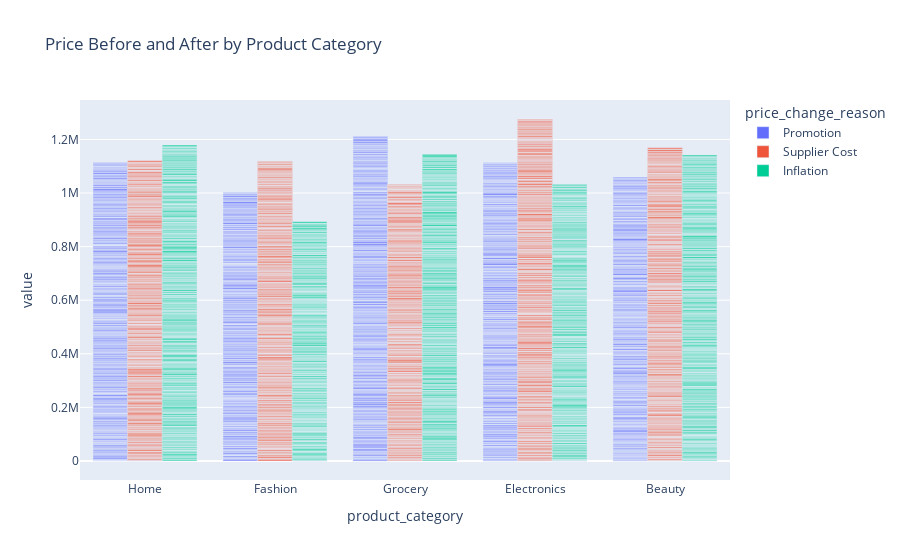
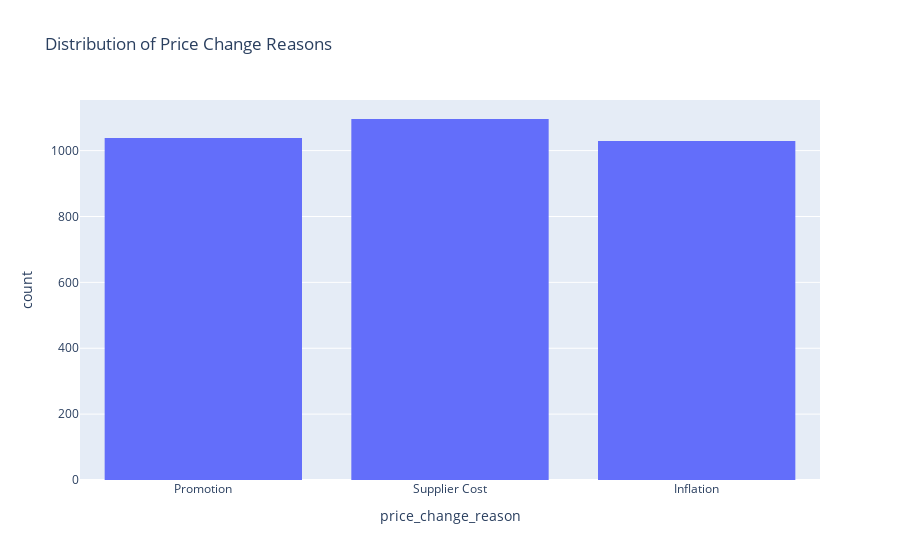
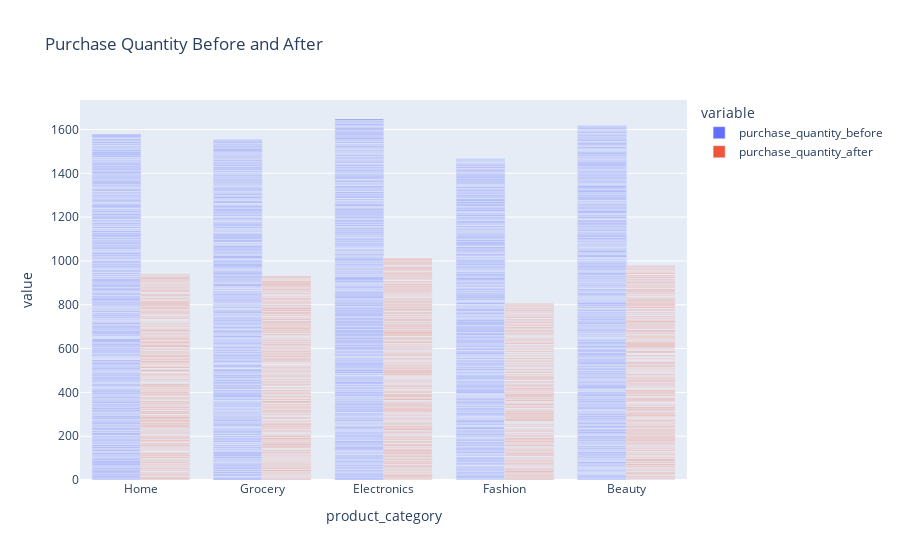

The cell these charts' notebook holds for them, in order:
### Code cell
fig_price_change = px.bar(
    df,
    x='product_category',
    y=['price_before', 'price_after'],
    color='price_change_reason',
    barmode='group',
    title='Price Before and After by Product Category'
)


fig_reason = px.histogram(
    df,
    x='price_change_reason',
    title='Distribution of Price Change Reasons'
)

fig_quantity = px.bar(
    df,
    x='product_category',
    y=['purchase_quantity_before', 'purchase_quantity_after'],
    barmode='group',
    title='Purchase Quantity Before and After'
)
fig_price_change.show()
fig_reason.show()
fig_quantity.show()

### Figure 1 — Plotly figure (JSON) as saved in the notebook; plotly's stock layout.template omitted (floating-point values rounded to 4 significant figures; data arrays with more than 128 entries replaced by an {"elided": "..."} marker saying what was removed)
{"data": [{"alignmentgroup": "True", "hovertemplate": "price_change_reason=Promotion<br>product_category=%{x}<br>value=%{y}<extra></extra>", "legendgroup": "Promotion", "marker": {"color": "#636efa", "pattern": {"shape": ""}}, "name": "Promotion", "offsetgroup": "Promotion", "orientation": "v", "showlegend": true, "textposition": "auto", "type": "bar", "x": {"elided": "2076 str values"}, "xaxis": "x", "y": {"elided": "2076 int values"}, "yaxis": "y"}, {"alignmentgroup": "True", "hovertemplate": "price_change_reason=Supplier Cost<br>product_category=%{x}<br>value=%{y}<extra></extra>", "legendgroup": "Supplier Cost", "marker": {"color": "#EF553B", "pattern": {"shape": ""}}, "name": "Supplier Cost", "offsetgroup": "Supplier Cost", "orientation": "v", "showlegend": true, "textposition": "auto", "type": "bar", "x": {"elided": "2192 str values"}, "xaxis": "x", "y": {"elided": "2192 int values"}, "yaxis": "y"}, {"alignmentgroup": "True", "hovertemplate": "price_change_reason=Inflation<br>product_category=%{x}<br>value=%{y}<extra></extra>", "legendgroup": "Inflation", "marker": {"color": "#00cc96", "pattern": {"shape": ""}}, "name": "Inflation", "offsetgroup": "Inflation", "orientation": "v", "showlegend": true, "textposition": "auto", "type": "bar", "x": {"elided": "2058 str values"}, "xaxis": "x", "y": {"elided": "2058 int values"}, "yaxis": "y"}], "layout": {"barmode": "group", "legend": {"title": {"text": "price_change_reason"}, "tracegroupgap": 0}, "title": {"text": "Price Before and After by Product Category"}, "xaxis": {"anchor": "y", "domain": [0, 1], "title": {"text": "product_category"}}, "yaxis": {"anchor": "x", "domain": [0, 1], "title": {"text": "value"}}}}

### Figure 2 — Plotly figure (JSON) as saved in the notebook; plotly's stock layout.template omitted (floating-point values rounded to 4 significant figures; data arrays with more than 128 entries replaced by an {"elided": "..."} marker saying what was removed)
{"data": [{"bingroup": "x", "hovertemplate": "price_change_reason=%{x}<br>count=%{y}<extra></extra>", "legendgroup": "", "marker": {"color": "#636efa", "pattern": {"shape": ""}}, "name": "", "orientation": "v", "showlegend": false, "type": "histogram", "x": {"elided": "3163 str values"}, "xaxis": "x", "yaxis": "y"}], "layout": {"barmode": "relative", "legend": {"tracegroupgap": 0}, "title": {"text": "Distribution of Price Change Reasons"}, "xaxis": {"anchor": "y", "domain": [0, 1], "title": {"text": "price_change_reason"}}, "yaxis": {"anchor": "x", "domain": [0, 1], "title": {"text": "count"}}}}

### Figure 3 — Plotly figure (JSON) as saved in the notebook; plotly's stock layout.template omitted (floating-point values rounded to 4 significant figures; data arrays with more than 128 entries replaced by an {"elided": "..."} marker saying what was removed)
{"data": [{"alignmentgroup": "True", "hovertemplate": "variable=purchase_quantity_before<br>product_category=%{x}<br>value=%{y}<extra></extra>", "legendgroup": "purchase_quantity_before", "marker": {"color": "#636efa", "pattern": {"shape": ""}}, "name": "purchase_quantity_before", "offsetgroup": "purchase_quantity_before", "orientation": "v", "showlegend": true, "textposition": "auto", "type": "bar", "x": {"elided": "3163 str values"}, "xaxis": "x", "y": {"elided": "3163 float values"}, "yaxis": "y"}, {"alignmentgroup": "True", "hovertemplate": "variable=purchase_quantity_after<br>product_category=%{x}<br>value=%{y}<extra></extra>", "legendgroup": "purchase_quantity_after", "marker": {"color": "#EF553B", "pattern": {"shape": ""}}, "name": "purchase_quantity_after", "offsetgroup": "purchase_quantity_after", "orientation": "v", "showlegend": true, "textposition": "auto", "type": "bar", "x": {"elided": "3163 str values"}, "xaxis": "x", "y": {"elided": "3163 float values"}, "yaxis": "y"}], "layout": {"barmode": "group", "legend": {"title": {"text": "variable"}, "tracegroupgap": 0}, "title": {"text": "Purchase Quantity Before and After"}, "xaxis": {"anchor": "y", "domain": [0, 1], "title": {"text": "product_category"}}, "yaxis": {"anchor": "x", "domain": [0, 1], "title": {"text": "value"}}}}
